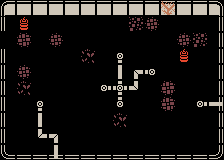

Tiled map render using the project's own tile images. Description and the whole map definition, tile-layer contents included, below:
An orthogonal 14x10 tile map with 16x16 px tiles, 4 tile layers (Back, BackDetail, Mid, Front), 3 tilesets and 11 objects (9x SpawnEnemy, PuertaR, SpawnPoint).

<map version="1.2" tiledversion="1.2.4" orientation="orthogonal" renderorder="right-down" width="14" height="10" tilewidth="16" tileheight="16" infinite="0" nextlayerid="7" nextobjectid="12">
 <tileset firstgid="1" source="../KenneyMono.tsx" />
 <tileset firstgid="1025" source="../KenneyTransparente.tsx" />
 <tileset firstgid="2081" source="../Kenney.tsx" />
 <layer id="1" name="Back" width="14" height="10">
  <data encoding="csv">
1,1,1,1,1,1,1,1,1,1,1,1,1,1,
1,1,1,1,1,1,1,1,1,1,1,1,1,1,
1,1,1,1,1,1,1,1,1,1,1,1,1,1,
1,1,1,1,1,1,1,1,1,1,1,1,1,1,
1,1,1,1,1,1,1,1,1,1,1,1,1,1,
1,1,1,1,1,1,1,1,1,1,1,1,1,1,
1,1,1,1,1,1,1,1,1,1,1,1,1,1,
1,1,1,1,1,1,1,1,1,1,1,1,1,1,
1,1,1,1,1,1,1,1,1,1,1,1,1,1,
1,1,1,1,1,1,1,1,1,1,1,1,1,1
</data>
 </layer>
 <layer id="5" name="BackDetail" width="14" height="10">
  <data encoding="csv">
0,0,0,0,0,0,0,0,0,0,0,0,0,0,
0,0,0,0,0,0,0,0,1027,1028,0,0,0,0,
0,1029,0,1028,0,0,0,0,0,0,0,1028,1027,0,
0,0,0,0,0,1026,0,0,0,0,0,0,0,0,
0,1028,0,0,0,0,0,0,0,0,0,0,0,0,
0,1026,0,0,0,0,0,0,0,0,1029,0,0,0,
0,0,0,0,0,0,0,0,0,0,1029,0,0,1610613874,
0,0,0,0,0,0,0,1026,0,0,0,0,0,0,
0,0,0,0,0,0,0,0,0,0,0,0,0,0,
0,0,0,1138,0,0,0,0,0,0,0,0,0,0
</data>
 </layer>
 <layer id="2" name="Mid" width="14" height="10">
  <properties>
   <property name="unity:layer" value="Mid" />
  </properties>
  <data encoding="csv">
2147485318,1669,2147485317,1669,2147485317,2147485317,1669,2147485317,2147485317,2147485317,2147485317,2147485317,1669,1670,
1701,1468,0,0,0,0,0,0,0,0,0,0,0,3221227173,
0,0,0,0,0,0,0,0,0,0,0,0,0,3221227173,
1701,0,0,0,0,0,0,1104,0,0,0,1468,0,3221227173,
1701,0,0,0,0,0,0,1138,1139,2684355664,0,0,0,3221227173,
1701,0,0,0,0,0,1610613840,1107,3221226611,0,0,0,0,3221227173,
1701,0,1104,0,0,0,0,3221226576,0,0,0,0,1610613840,3221227173,
1701,0,1138,0,0,0,0,0,0,0,0,0,0,3221227173,
1701,0,1610613875,2684355699,0,0,0,0,0,0,0,0,0,3221227173,
1734,1610614437,1610614437,1610614437,1610614437,1610614437,1610614437,1610614437,1610614437,1610614437,1610614437,1610614437,1610614437,1610614470
</data>
 </layer>
 <objectgroup id="6" name="Mid">
  <object id="1" name="Puerta" type="PuertaR" x="6.66667e-5" y="33" width="16" height="16" />
  <object id="2" name="SpawnPoint" type="SpawnPoint" x="18" y="134.333" width="16" height="16" />
  <object id="3" name="SpawnEnemy" type="SpawnEnemy" x="45.1667" y="36.6667" width="16" height="16" />
  <object id="4" name="SpawnEnemy" type="SpawnEnemy" x="195.333" y="28.3333" width="16" height="16" />
  <object id="5" name="SpawnEnemy" type="SpawnEnemy" x="79.6667" y="105.667" width="16" height="16" />
  <object id="6" name="SpawnEnemy" type="SpawnEnemy" x="136.333" y="34" width="16" height="16" />
  <object id="7" name="SpawnEnemy" type="SpawnEnemy" x="182" y="127.833" width="16" height="16" />
  <object id="8" name="SpawnEnemy" type="SpawnEnemy" x="162.333" y="51.6667" width="16" height="16" rotation="-90" />
  <object id="9" name="SpawnEnemy" type="SpawnEnemy" x="88" y="57" width="16" height="16" />
  <object id="10" name="SpawnEnemy" type="SpawnEnemy" x="122.333" y="129.667" width="16" height="16" />
  <object id="11" name="SpawnEnemy" type="SpawnEnemy" x="168.5" y="82" width="16" height="16" />
 </objectgroup>
 <layer id="3" name="Front" width="14" height="10">
  <data encoding="csv">
0,0,0,0,0,0,0,0,0,0,1097,0,0,0,
0,0,0,0,0,0,0,0,0,0,0,0,0,0,
0,0,0,0,0,0,0,0,0,0,0,0,0,0,
0,0,0,0,0,0,0,0,0,0,0,0,0,0,
0,0,0,0,0,0,0,0,0,0,0,0,0,0,
0,0,0,0,0,0,0,0,0,0,0,0,0,0,
0,0,0,0,0,0,0,0,0,0,0,0,0,0,
0,0,0,0,0,0,0,0,0,0,0,0,0,0,
0,0,0,0,0,0,0,0,0,0,0,0,0,0,
0,0,0,0,0,0,0,0,0,0,0,0,0,0
</data>
 </layer>
</map>
